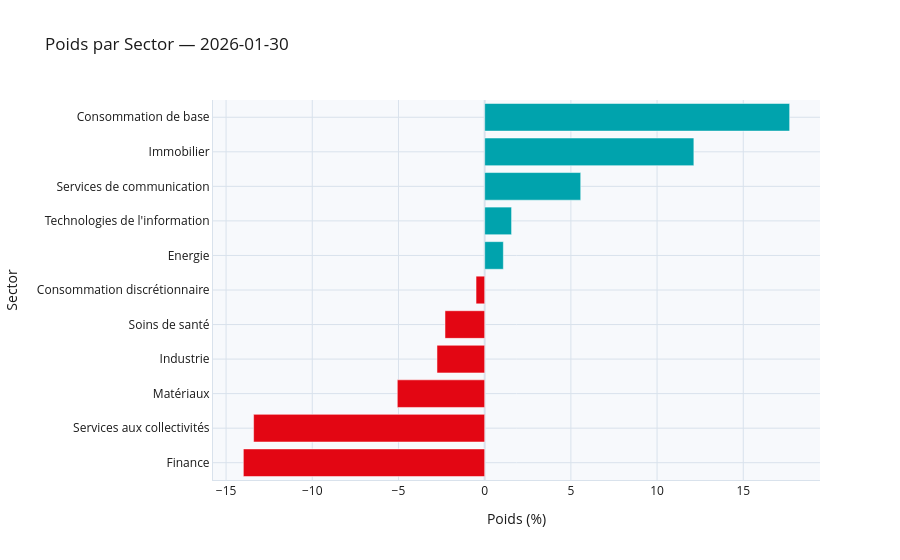

Notebook code for this chart:
### Code cell
comp_charts = reporter.plot_composition_barcharts(comp_date)

comp_charts["Sector"].show()

### Figure 1 — Plotly figure (JSON) as saved in the notebook; plotly's stock layout.template omitted (floating-point values rounded to 4 significant figures)
{"data": [{"marker": {"color": ["#E30613", "#E30613", "#E30613", "#E30613", "#E30613", "#E30613", "#00A3AD", "#00A3AD", "#00A3AD", "#00A3AD", "#00A3AD"]}, "orientation": "h", "type": "bar", "x": [-14.0, -13.4, -5.068, -2.767, -2.302, -0.501, 1.084, 1.561, 5.571, 12.13, 17.69], "y": ["Finance", "Services aux collectivités", "Matériaux", "Industrie", "Soins de santé", "Consommation discrétionnaire", "Energie", "Technologies de l'information", "Services de communication", "Immobilier", "Consommation de base"]}], "layout": {"font": {"color": "#1A1A1A"}, "paper_bgcolor": "white", "plot_bgcolor": "#F7F9FC", "title": {"text": "Poids par Sector — 2026-01-30"}, "xaxis": {"gridcolor": "#D9E2EC", "linecolor": "#D9E2EC", "title": {"text": "Poids (%)"}, "zerolinecolor": "#D9E2EC"}, "yaxis": {"gridcolor": "#D9E2EC", "linecolor": "#D9E2EC", "title": {"text": "Sector"}, "zerolinecolor": "#D9E2EC"}}}
